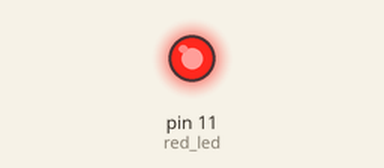
Recording of a sketch running on a simulated Arduino Uno, built with avr-gcc and run on an emulated ATmega328P. Shown: output pins drawn as LEDs (lit = HIGH).

Above: at 1.8 s.
At 8.0 s:
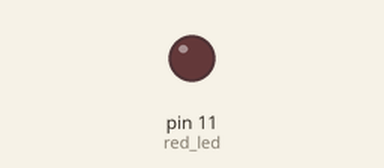
Timing chart, 0 to 12.0 s (numbered marks = the images above):
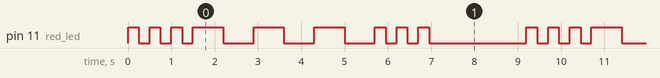

Measured:
- by itself, pin 11 (red_led): repeats every 9.2 s: 2 × (LOW 0.25 s, HIGH 0.25 s), LOW 0.25 s, 3 × (HIGH 0.70 s, LOW 0.70 s), 2 × (HIGH 0.25 s, LOW 0.25 s), HIGH 0.25 s, LOW 2.3 s, HIGH 0.25 s
- by itself, everything shown: repeats every 9.2 s, in 18 steps

The sketch:

MorseCode_sos.ino
```cpp
int red_led=11;
int dit=250;
int dash=700;
int longD=2000;
void setup() {
  // put your setup code here, to run once:
pinMode(red_led,OUTPUT);
}

void loop() {
  // put your main code here, to run repeatedly:
  for(int i=1;i<=3;i++)
  {
    digitalWrite(red_led,HIGH);
    delay(dit);
    digitalWrite(red_led,LOW);
    delay(dit);
  }
  for(int i=1;i<=3;i++){
    digitalWrite(red_led,HIGH);
    delay(dash);
    digitalWrite(red_led,LOW);
    delay(dash);
  }
  for(int i=1;i<=3;i++)
  {
    digitalWrite(red_led,HIGH);
    delay(dit);
    digitalWrite(red_led,LOW);
    delay(dit);
  }
  delay(longD);
}
```
